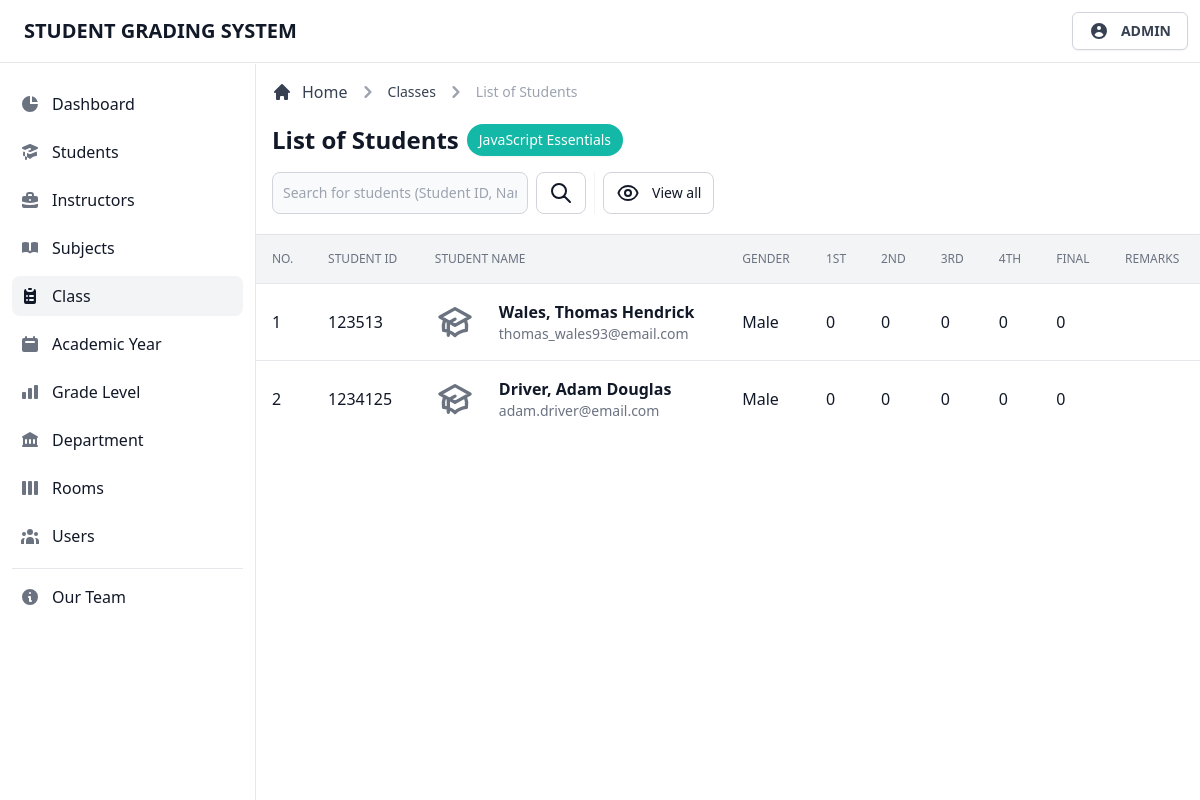
The page /admin/view/student-list.php?id=5135 (signed in) on the database as committed earlier.
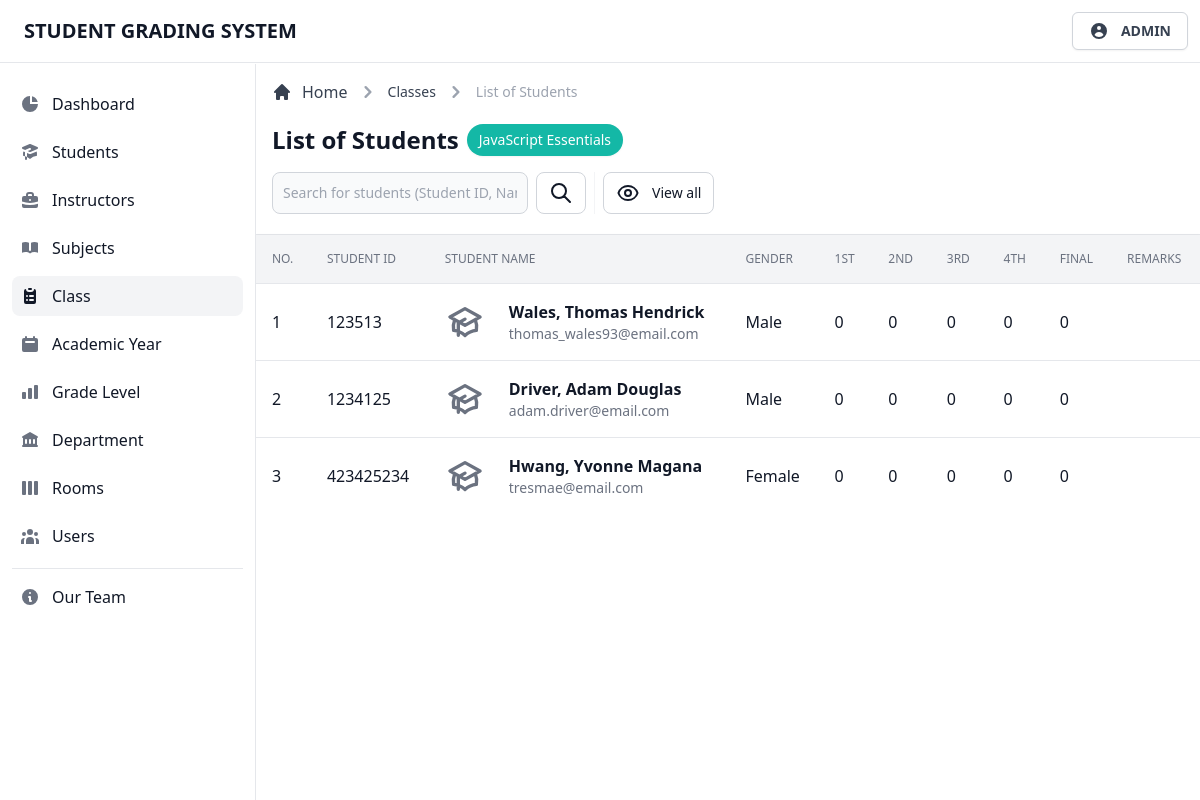
The same page on the database as committed later.
### tables this page shows
CREATE TABLE `tblsubjects` (
  `subj_id` int(11) NOT NULL,
  `subj_code` int(11) NOT NULL,
  `subj_name` varchar(255) NOT NULL,
  `subj_desc` varchar(255) DEFAULT NULL,
  `subj_level` varchar(255) NOT NULL,
  `subj_unit` int(11) NOT NULL,
  `subj_ay` varchar(255) NOT NULL,
  `subj_sem` varchar(255) NOT NULL
);

CREATE TABLE `tblgrades` (
  `grade_id` int(11) NOT NULL,
  `student_number` int(11) NOT NULL,
  `sy_id` int(11) NOT NULL,
  `subj_code` int(11) NOT NULL,
  `grade_first` int(11) NOT NULL,
  `grade_second` int(11) NOT NULL,
  `grade_third` int(11) NOT NULL,
  `grade_fourth` int(11) NOT NULL,
  `grade_avg` double NOT NULL,
  `grade_remarks` varchar(255) NOT NULL
);

CREATE TABLE `tblstudents` (
  `student_id` int(11) NOT NULL,
  `student_number` int(11) NOT NULL,
  `student_fname` varchar(255) NOT NULL,
  `student_mname` varchar(255) NOT NULL,
  `student_lname` varchar(255) NOT NULL,
  `student_gender` varchar(255) NOT NULL,
  `student_bday` date NOT NULL,
  `student_status` varchar(255) NOT NULL,
  `student_age` int(11) NOT NULL,
  `student_nationality` varchar(255) NOT NULL,
  `student_religion` varchar(255) NOT NULL,
  `student_contact` varchar(255) NOT NULL,
  `student_email` varchar(255) NOT NULL,
  `student_address1` varchar(255) NOT NULL,
  `student_address2` varchar(255) NOT NULL
);

### admin/page/student-list/student-list.classes.php (called while the page is built, shortened)
<?php
class DisplayStudentList extends Dbh
{
  protected function getData($subjcode)
  {
    $stmt = $this->connect()->prepare('SELECT * FROM tblgrades g, tblstudents s, tblsubjects sub WHERE g.subj_code = ? AND g.student_number = s.student_number AND sub.subj_code = g.subj_code;');
    $result = 0;
    if (!$stmt->execute([$subjcode])) {
      $stmt = null;
      echo "error";
      exit;
    }
    while ($row = $stmt->fetchAll(PDO::FETCH_ASSOC)) {
      $result = $row;
    }
    return $result;
  }
}
class DisplayStudentListContr extends DisplayStudentList
{
  private $subjcode;
  public function __construct($subjcode)
  {
    $this->subjcode = $subjcode;
  }
  public function fetchData()
  {
    $result = $this->getData($this->subjcode);
    return $result;
  }
}
$display = new DisplayStudentListContr($subjcode);
$result = $display->fetchData();

### admin/database/database.classes.php (called while the page is built)
<?php
class Dbh
{
  private $hostname = 'localhost';
  private $username = 'root';
  private $password = '';
  private $dbname = 'dbgradingsystem';
  public function connect()
  {
    try {
      $dbh = new PDO('mysql:host=' . $this->hostname . ';dbname=' . $this->dbname, $this->username, $this->password);
      return $dbh;
    } catch (PDOException $e) {
      print "Error!: " . $e->getMessage() . "<br>";
      die();
    }
  }
}

### admin/page/student-list/student-list-table.php (the view, shortened to what the rows shown need)
<div class="flex flex-col min-w-full overflow-hidden overflow-x-auto align-middle shadow">
  <table class="min-w-full divide-y divide-gray-200 table-fixed">
    <thead class="bg-gray-100">
      <tr>
        <th scope="col" class="th">
          No.
        </th>
        <th scope="col" class="th">
          Student ID
        </th>
        <th scope="col" class="th">
          Student Name
        </th>
        <th scope="col" class="th">
          Gender
        </th>
        <th scope="col" class="th">
          1st
        </th>
        <th scope="col" class="th">
          2nd
        </th>
        <th scope="col" class="th">
          3rd
        </th>
        <th scope="col" class="th">
          4th
        </th>
        <th scope="col" class="th">
          Final
        </th>
        <th scope="col" class="th">
          Remarks
        </th>
      </tr>
    </thead>
    <tbody class="bg-white divide-y divide-gray-200 ">
      <?php foreach ($result as $data) : ?>
        <tr class="hover:bg-gray-100 group">
          <td class="td">
            <div class="flex items-center capitalize">
              <?= $i += 1; ?>
            </div>
          </td>
          <td class="td">
            <div class="flex items-center capitalize">
              <?= $data['student_number']; ?>
            </div>
          </td>
          <td class="td-title">
            <div class="text-sm font-normal text-gray-500">
              <div class="text-base font-semibold text-gray-900 capitalize">
                <?= $data['student_lname'] . ', ' . $data['student_fname'] . ' ' . $data['student_mname']; ?>
              </div>
              <div class="text-sm font-normal text-gray-500">
                <?= $data['student_email']; ?>
              </div>
            </div>
          </td>
          <td class="td">
            <div class="flex items-center capitalize">
              <?= $data['student_gender']; ?>
            </div>
          </td>
          <td class="td">
            <div class="flex items-center capitalize">
              <?= $data['grade_first']; ?>
            </div>
          </td>
          <td class="td">
            <div class="flex items-center capitalize">
              <?= $data['grade_second']; ?>
            </div>
          </td>
          <td class="td">
            <div class="flex items-center capitalize">
              <?= $data['grade_third']; ?>
            </div>
          </td>
          <td class="td">
            <div class="flex items-center capitalize">
              <?= $data['grade_fourth']; ?>
            </div>
          </td>
          <td class="td">
            <div class="flex items-center capitalize">
              <?= $data['grade_avg']; ?>
            </div>
          </td>
          <td class="td">
          </td>
        </tr>
      <?php endforeach; ?>
    </tbody>
  </table>
</div>

### admin/view/student-list.php (shortened to what the rows shown need)
<?php
$subjcode = $_GET['id'];
include_once '../database/database.classes.php';
include_once '../page/student-list/student-list.classes.php';
?>
<!DOCTYPE html>
<html lang="en">
<head>
  <link rel="stylesheet" href="../../src/css/tailwind.css">
</head>
<body>
  <div class="flex pt-16 overflow-hidden bg-white">
    <main id="main-content" class="relative w-full h-full ml-64 overflow-y-auto bg-gray-50">
      <div class="items-center justify-between block p-4 bg-white border-b border-gray-200 sm:flex">
        <div class="w-full mb-1">
          <div class="mb-4">
            <h1 class="flex items-center text-xl font-semibold text-gray-900 sm:text-2xl">List of Students<?php if (!empty($result)) { ?><span class="inline-flex items-center px-3 py-1.5 ml-2 text-sm font-medium text-center text-white bg-teal-500 rounded-2xl shadow-sm"><?= $result[0]['subj_name']; ?></span><?php } ?></h1>
          </div>
        </div>
      </div>
      <?php include_once '../page/student-list/display-data.inc.php'; ?>
    </main>
  </div>
</body>
</html>

Rows that differ between the two databases and show on the page:
added tblgrades: i "3", tblstudents.student_number "423425234", tblstudents.student_lname "Hwang", tblstudents.student_fname "Yvonne", tblstudents.student_mname "Magana", tblstudents.student_email "tresmae@email.com", tblstudents.student_gender "Female", grade_first "0", grade_second "0", grade_third "0", grade_fourth "0", grade_avg "0"
